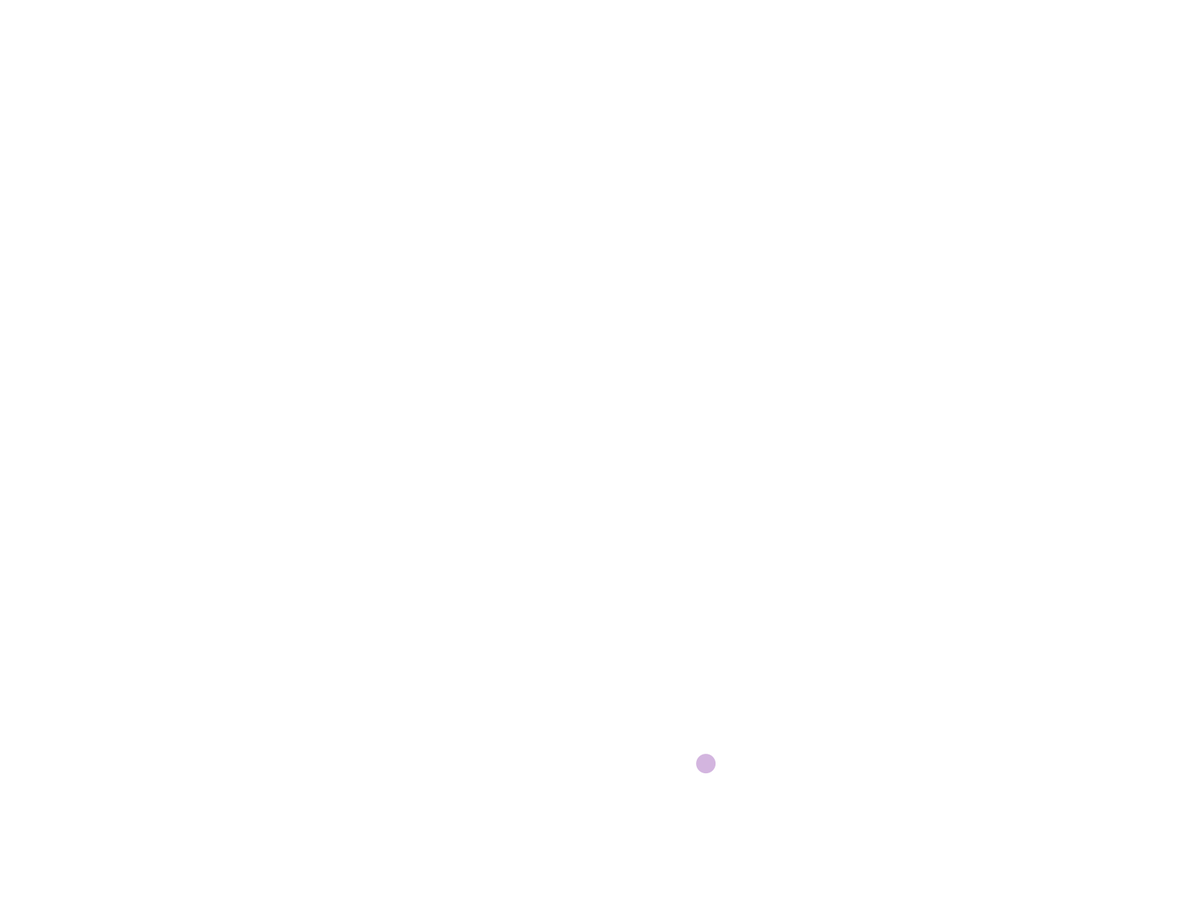
Frame 1 (no input)
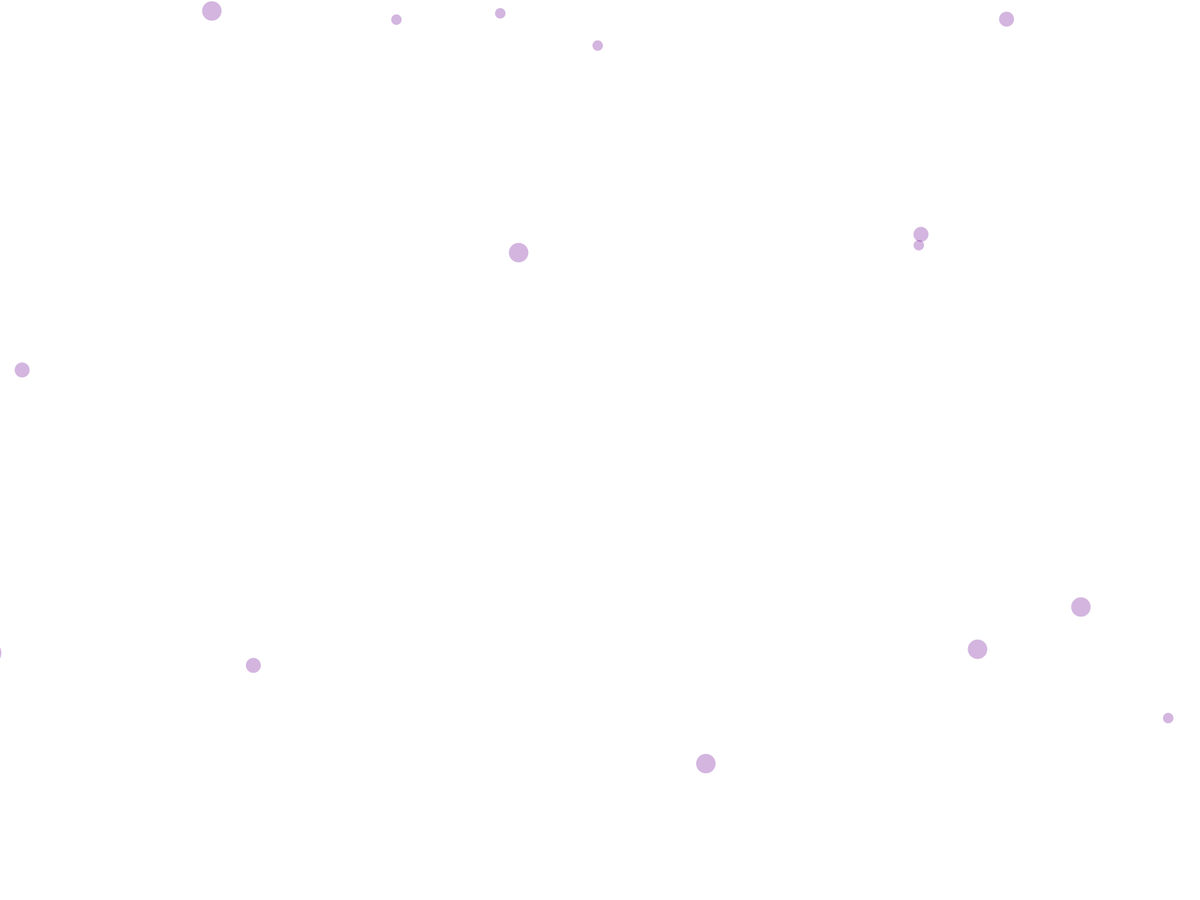
Frame 60 (the mouse pressed at the canvas centre just before this capture)
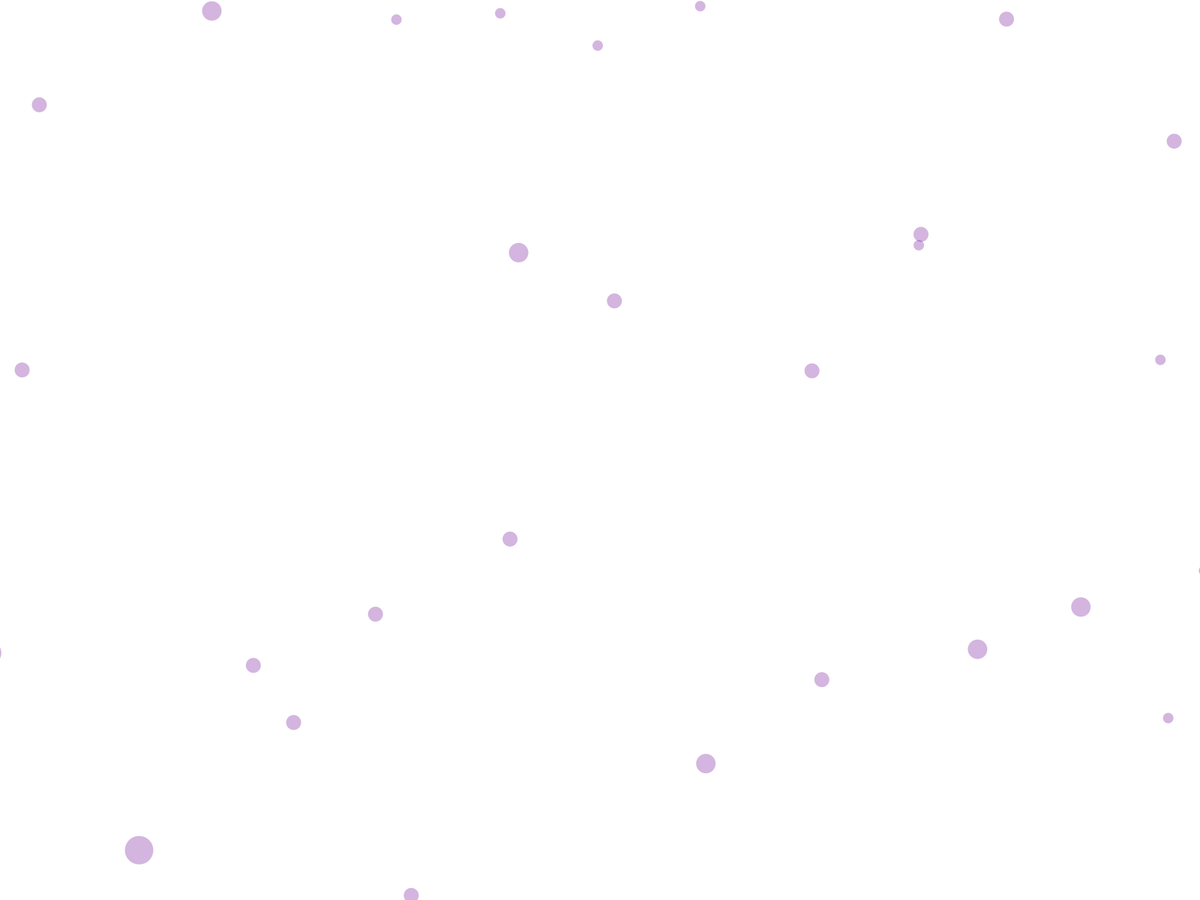
Frame 120 (the mouse held since frame 60 and released just before this capture)

The Processing sketch that drew these frames (run headless with seeded random() and noise(); from frame 60 on, the mouse is pressed at the canvas centre):

// Processing sketch: Gaussian_colorful_circles
// ── Gaussian_colorful_circles.pde
void setup()
{
  fullScreen();
  background(255);
}

void draw()
{
  float x = width/2;
  float y = height/2;
  float media = width/2;
  float mediay = height/2;
  float desviacion = 1000;
  float desviaciony = 962;
  
  x = randomGaussian() * desviacion + media;
  noStroke();
  fill(#741599, 81);
  y = randomGaussian() * desviaciony + mediay;
  
  int r = (int)randomGaussian() * 6 + 20;
  ellipse(x, y, r, r);
}
